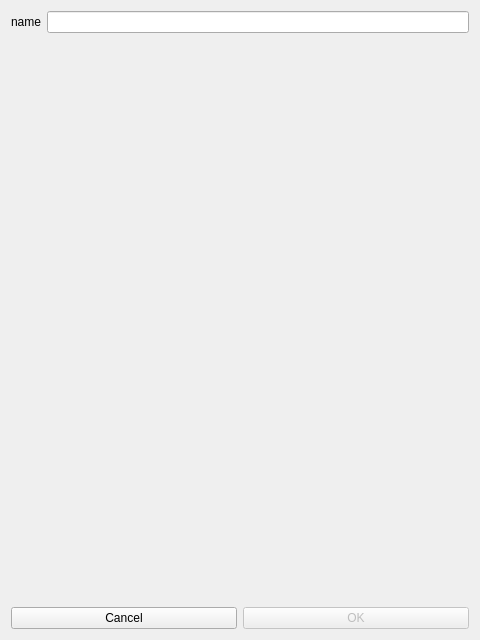
<?xml version="1.0" encoding="UTF-8"?>
<ui version="4.0">
 <class>NewIngredientDialog</class>
 <widget class="QDialog" name="NewIngredientDialog">
  <property name="geometry">
   <rect>
    <x>0</x>
    <y>0</y>
    <width>480</width>
    <height>640</height>
   </rect>
  </property>
  <property name="windowTitle">
   <string>Dialog</string>
  </property>
  <layout class="QVBoxLayout" name="verticalLayout">
   <item>
    <layout class="QFormLayout" name="formLayout">
     <item row="0" column="0">
      <widget class="QLabel" name="labelName">
       <property name="text">
        <string>name</string>
       </property>
      </widget>
     </item>
     <item row="0" column="1">
      <widget class="QLineEdit" name="lineEditName"/>
     </item>
    </layout>
   </item>
   <item>
    <widget class="QLabel" name="labelExists">
     <property name="text">
      <string/>
     </property>
    </widget>
   </item>
   <item>
    <layout class="QHBoxLayout" name="horizontalLayout">
     <item>
      <widget class="QPushButton" name="buttonCancel">
       <property name="text">
        <string>Cancel</string>
       </property>
      </widget>
     </item>
     <item>
      <widget class="QPushButton" name="buttonOK">
       <property name="enabled">
        <bool>false</bool>
       </property>
       <property name="text">
        <string>OK</string>
       </property>
       <property name="default">
        <bool>true</bool>
       </property>
      </widget>
     </item>
    </layout>
   </item>
  </layout>
 </widget>
 <resources/>
 <connections/>
</ui>
